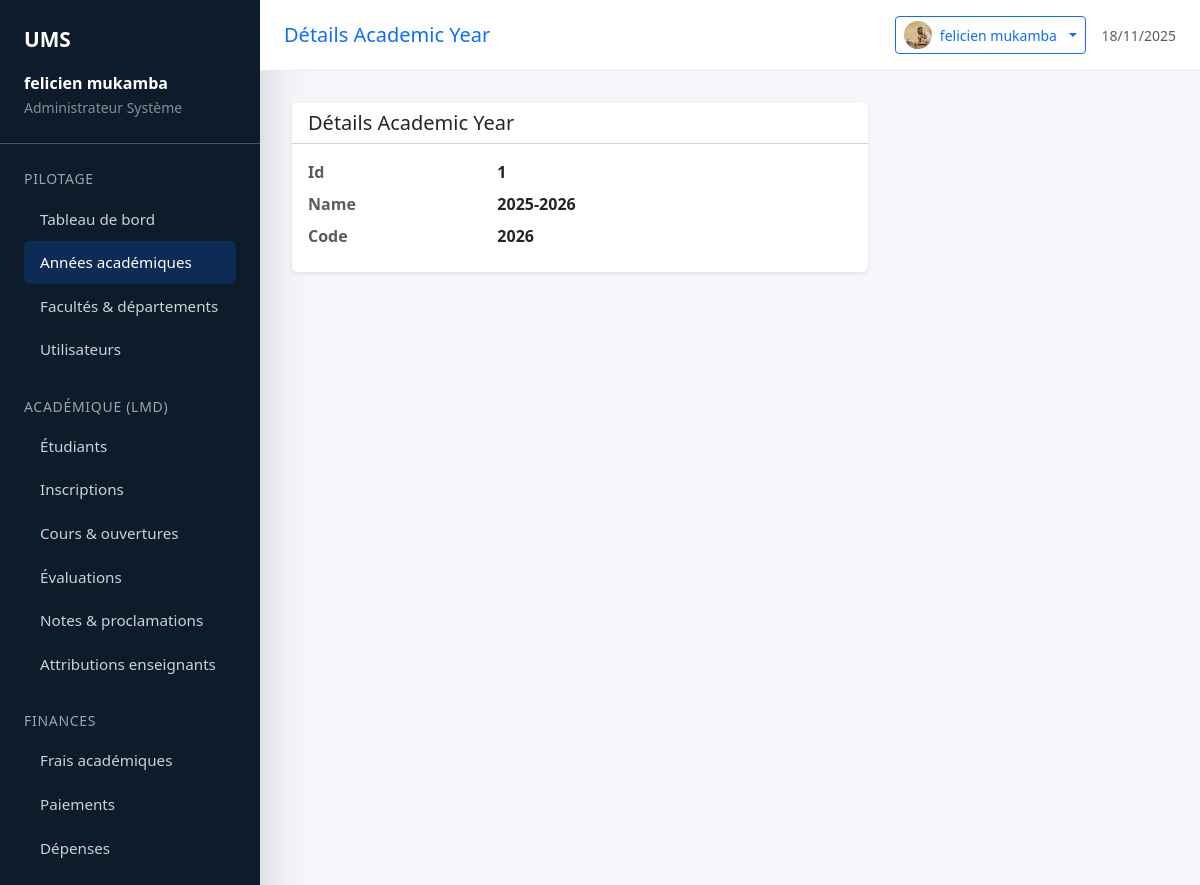
Screenshot of /academic-years/1/ (signed in) with the database file from the repository.
### users/models.py (models this page shows, shortened)
class User(AbstractUser):
    ROLE_CHOICES = (
        ('ADMIN', 'Administrateur Système'),
        ('RECTORAT', 'Rectorat/Direction'),
        ('FINANCE', 'Service Financier'),
        ('ACADEMIC', 'Service Académique/Secrétariat'),
        ('PROFESSOR', 'Professeur/Enseignant'),
        ('STUDENT', 'Étudiant'),
        ('STAFF', 'Personnel Support'),
    )
    email = models.EmailField(_('Adresse email'), unique=True)
    first_name = models.CharField(_('Prénom'), max_length=150, blank=True)
    last_name = models.CharField(_('Nom'), max_length=150, blank=True)
    avatar = models.ImageField(
        _('Avatar'),
        upload_to='avatars/',
        null=True,
        blank=True
    )
    role = models.CharField(
        _('Rôle'),
        max_length=50,
        choices=ROLE_CHOICES,
        default='STUDENT'
    )
    username = models.CharField(
        _('Nom d\'utilisateur'),
        max_length=150,
        unique=True,
        blank=True,
        null=True,
    )
    objects = CustomUserManager()
    USERNAME_FIELD = 'email'
    REQUIRED_FIELDS = ['first_name', 'last_name', 'role']
    class Meta:
        verbose_name = _('utilisateur')
        verbose_name_plural = _('utilisateurs')
    def get_full_name(self):
        if self.first_name and self.last_name:
            return f"{self.first_name} {self.last_name}"
        return self.email
    def get_role_display(self):
        return dict(self.ROLE_CHOICES).get(self.role, self.role)

### core/models.py (models this page shows, shortened)
class AcademicYear(models.Model):
    name = models.CharField(max_length=100, unique=True)
    code = models.CharField(max_length=5, unique=True)

### core/views.py (the view)
# urls.py: path("academic-years/<int:pk>/", views.AcademicYearDetailView.as_view(), name="academic_year_detail"),
class AcademicYearDetailView(RectorateAccessMixin, BaseDetailView):
    model = AcademicYear

### ums/mixins.py (called while the page is built)
    def has_role_permission(self) -> bool:
        if self.allowed_roles is None:  # aucune restriction
            return True
        user = self.request.user
        if getattr(user, "is_superuser", False):
            return True
        user_role = getattr(user, "role", None)
        return user_role in self.allowed_roles

    def dispatch(self, request, *args, **kwargs):
        if not self.has_role_permission():
            raise PermissionDenied("Vous n'avez pas les autorisations nécessaires.")
        return super().dispatch(request, *args, **kwargs)

    def get_context_data(self, **kwargs):
        context = super().get_context_data(**kwargs)
        model = self.model  # type: ignore[attr-defined]
        instance = context["object"]
        fields = [
            (field.verbose_name.title(), getattr(instance, field.name))
            for field in model._meta.fields  # type: ignore[attr-defined]
        ]
        context.update(
            {
                "page_title": self.page_title
                or f"Détails {model._meta.verbose_name.title()}",
                "fields": fields,
                "extra_actions": self.get_extra_actions(),
            }
        )
        return context

    def get_extra_actions(self):
        return []

### templates/generic/detail.html (shortened to what this page needs)
{% extends "base.html" %}
{% block content %}
<div class="row g-4">
    <div class="col-lg-8">
        <div class="card shadow-sm border-0 h-100">
            <div class="card-header bg-white">
                <h5 class="mb-0">{{ page_title }}</h5>
            </div>
            <div class="card-body">
                <dl class="row mb-0">
                    {% for label, value in fields %}
                        <dt class="col-sm-4 text-muted">{{ label }}</dt>
                        <dd class="col-sm-8 fw-semibold">{{ value|default:"-" }}</dd>
                    {% endfor %}
                </dl>
            </div>
        </div>
    </div>
</div>
{% endblock %}

### templates/base.html (shortened to what this page needs)
{% load static %}
{% load core_tags students_tags courses_tags enrollment_tags fees_tags payments_tags expenses_tags grades_tags staff_tags assessments_tags users_tags %}
<!DOCTYPE html>
<html lang="fr">
<head>
    <link href="https://cdn.jsdelivr.net/npm/bootstrap@5.3.3/dist/css/bootstrap.min.css" rel="stylesheet">
    <link rel="stylesheet" href="https://cdn.jsdelivr.net/npm/bootstrap-icons@1.11.0/font/bootstrap-icons.css">
</head>
<body class="sidebar-collapsed">
    <div class="layout">
        <aside class="sidebar shadow-lg text-white">
            <div class="p-4 border-bottom border-light border-opacity-25">
                <div class="brand d-flex align-items-center justify-content-between">
                    <a href="{% url 'core:dashboard' %}" class="text-white text-decoration-none">UMS</a>
                </div>
                <div class="mt-3">
                    <p class="mb-0 fw-semibold">{{ request.user.get_full_name|default:request.user.email }}</p>
                    <small class="text-white-50">{{ request.user.get_role_display|default:"Profil" }}</small>
                </div>
            </div>
            <div class="p-4 flex-grow-1 overflow-auto sidebar-nav">
                <div class="sidebar-section">
                    <small class="d-block mb-2">Pilotage</small>
                    <a href="{% url 'core:dashboard' %}" class="{% if request.path == '/' %}active{% endif %}">Tableau de bord</a>
                    <a href="{% url 'core:academic_year_list' %}" class="{% if 'academic-years' in request.path %}active{% endif %}">Années académiques</a>
                    <a href="{% url 'core:faculty_list' %}" class="{% if 'facult' in request.path %}active{% endif %}">Facultés & départements</a>
                    <a href="{% url 'users:user_list' %}" class="{% if 'users' in request.path %}active{% endif %}">Utilisateurs</a>
                </div>
                <div class="sidebar-section">
                    <small class="d-block mb-2">Académique (LMD)</small>
                    <a href="{% url 'students:student_list' %}" class="{% if 'students' in request.path %}active{% endif %}">Étudiants</a>
                    <a href="{% url 'enrollment:enrollment_list' %}" class="{% if 'enrollment' in request.path %}active{% endif %}">Inscriptions</a>
                    <a href="{% url 'courses:course_list' %}" class="{% if 'courses' in request.path %}active{% endif %}">Cours & ouvertures</a>
                    <a href="{% url 'assessments:type_list' %}" class="{% if 'assessments' in request.path %}active{% endif %}">Évaluations</a>
                    <a href="{% url 'grades:grade_list' %}" class="{% if 'grades' in request.path %}active{% endif %}">Notes & proclamations</a>
                    <a href="{% url 'staff:assignment_list' %}" class="{% if 'staff' in request.path %}active{% endif %}">Attributions enseignants</a>
                </div>
                <div class="sidebar-section">
                    <small class="d-block mb-2">Finances</small>
                    <a href="{% url 'fees:academic_fee_list' %}" class="{% if 'fees' in request.path %}active{% endif %}">Frais académiques</a>
                    <a href="{% url 'payments:payment_list' %}" class="{% if 'payments' in request.path %}active{% endif %}">Paiements</a>
                    <a href="{% url 'expenses:expense_list' %}" class="{% if 'expenses' in request.path %}active{% endif %}">Dépenses</a>
                </div>
            </div>
        </aside>
        <div class="main">
            <header class="topbar d-flex align-items-center justify-content-between">
                <div class="d-flex align-items-center gap-3">
                    {% block page_heading %}
                        {% if page_title %}
                            <h1 class="h5 mb-0 text-primary">{{ page_title }}</h1>
                        {% else %}
                            <h1 class="h5 mb-0 text-primary">Université Management System</h1>
                        {% endif %}
                    {% endblock %}
                </div>
                <div class="d-flex align-items-center gap-3">
                    {% if user.is_authenticated %}
                        <div class="dropdown">
                            <button class="btn btn-outline-primary btn-sm dropdown-toggle d-flex align-items-center gap-2" type="button" id="userMenu" data-bs-toggle="dropdown" aria-expanded="false">
                                {% if user.avatar %}
                                    <img src="{{ user.avatar.url }}" alt="Avatar" class="rounded-circle" style="width: 28px; height: 28px; object-fit: cover;">
                                {% else %}
                                    <i class="bi bi-person-circle"></i>
                                {% endif %}
                                <span class="d-none d-md-inline">{{ user.get_full_name|default:user.email|truncatechars:20 }}</span>
                            </button>
                        </div>
                    {% else %}
                        <a href="{% url 'users:login' %}" class="btn btn-primary btn-sm">
                            <i class="bi bi-box-arrow-in-right me-1"></i>Connexion
                        </a>
                    {% endif %}
                    <div class="text-muted small text-end d-none d-md-block">
                        <div>{% now "d/m/Y" %}</div>
                    </div>
                </div>
            </header>
            <main class="content">
                {% block content %}{% endblock %}
            </main>
        </div>
    </div>
</body>
</html>

### templates/base.html (style rules this page uses)
body { min-height: 100vh; background-color: #f5f7fb; }
.layout { display: flex; min-height: 100vh; }
.sidebar { width: 260px; background: #0d1b2a; color: #fff; display: flex; flex-direction: column; transition: transform .3s ease; }
.sidebar .brand { font-weight: 600; font-size: 1.3rem; }
.sidebar a { color: rgba(255,255,255,.8); text-decoration: none; }
.sidebar a.active, .sidebar a:hover { color: #fff; }
.sidebar-nav a { padding: .65rem 1rem; border-radius: .35rem; display: block; font-size: .95rem; }
.sidebar-nav a.active, .sidebar-nav a:hover { background: rgba(13,110,253,.2); }
.sidebar-section { margin-bottom: 1.5rem; }
.sidebar-section small { text-transform: uppercase; opacity: .6; letter-spacing: .05em; }
.main { flex: 1; display: flex; flex-direction: column; }
.topbar { background: #fff; border-bottom: 1px solid #e4e9f2; padding: 1rem 1.5rem; }
.content { flex: 1; padding: 2rem; }

### rows the page displays
User: user.get_full_name "felicien mukamba", user.role "Administrateur Système", avatar (picture), get_full_name "felicien mukamba"
AcademicYear: fields "2025-2026" "2026"

### other values shown
{{ page_title }} "Détails Academic Year"
{{ label }} "Id" "Name" "Code"
{{ value|default:"-" }} "1"
